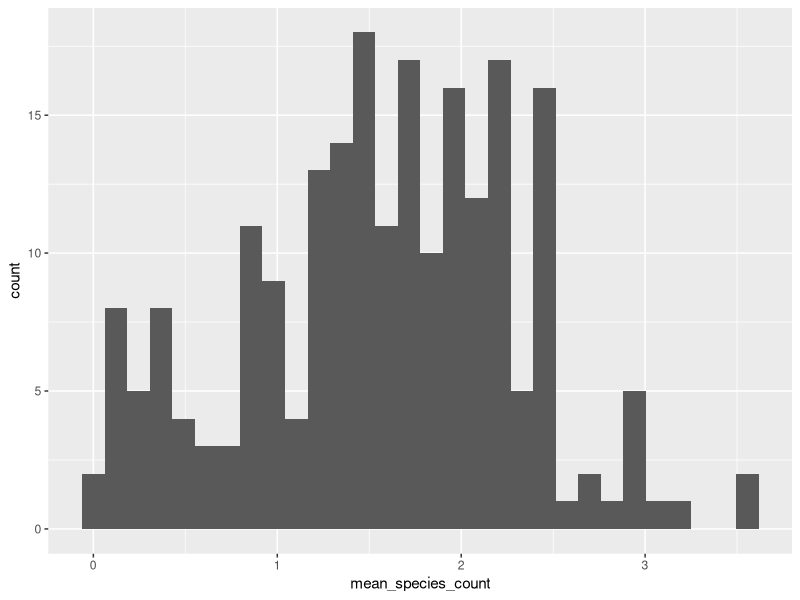
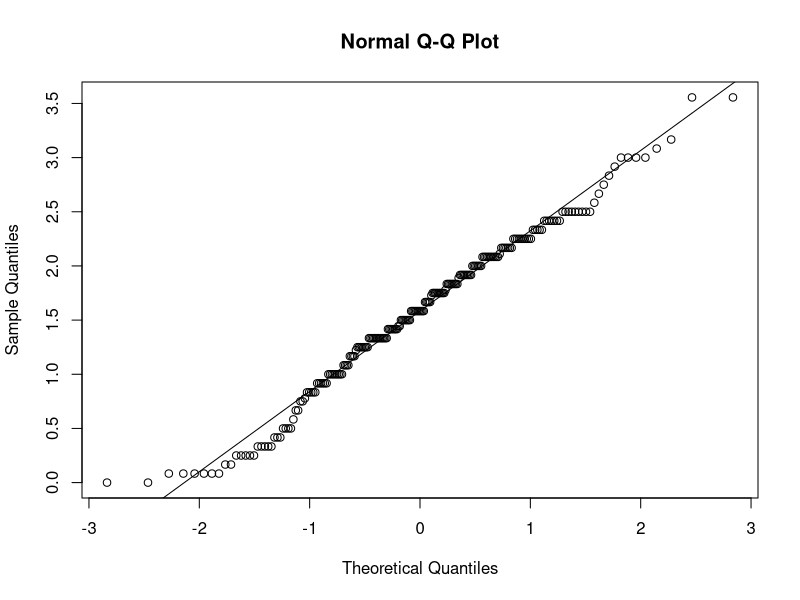
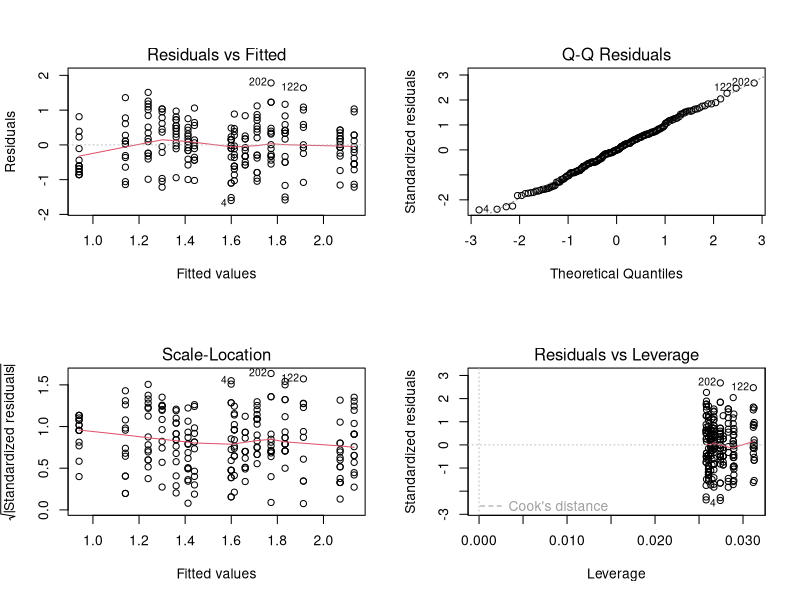
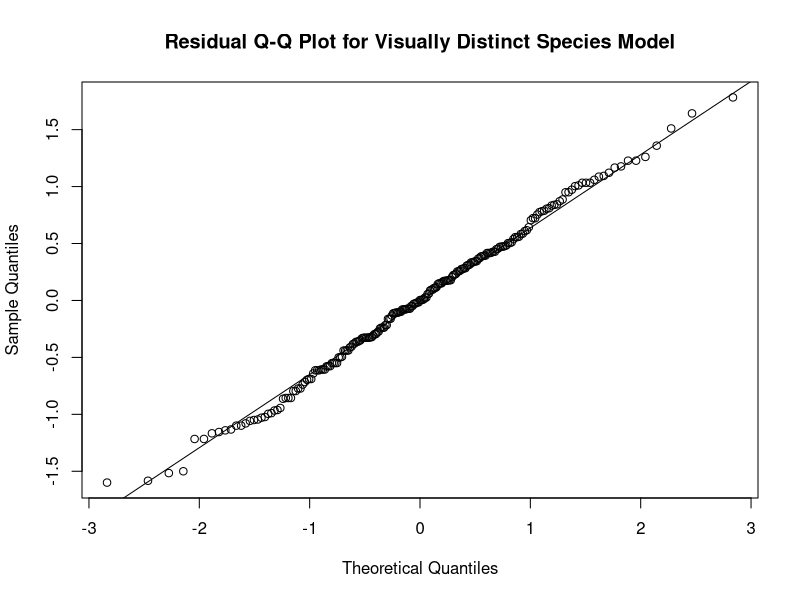
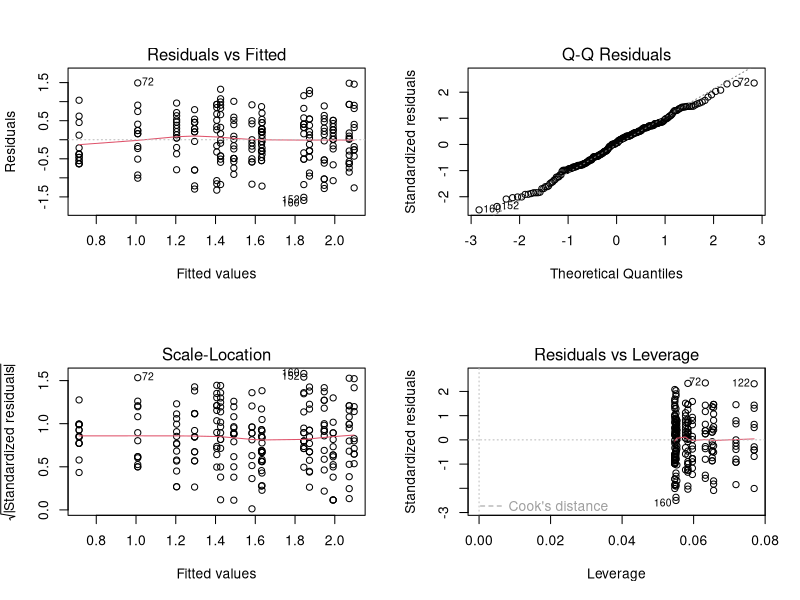
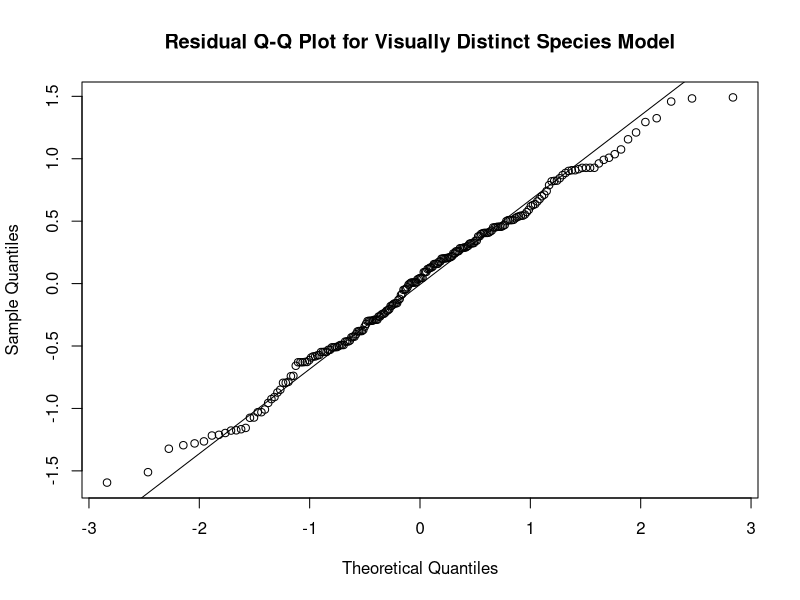
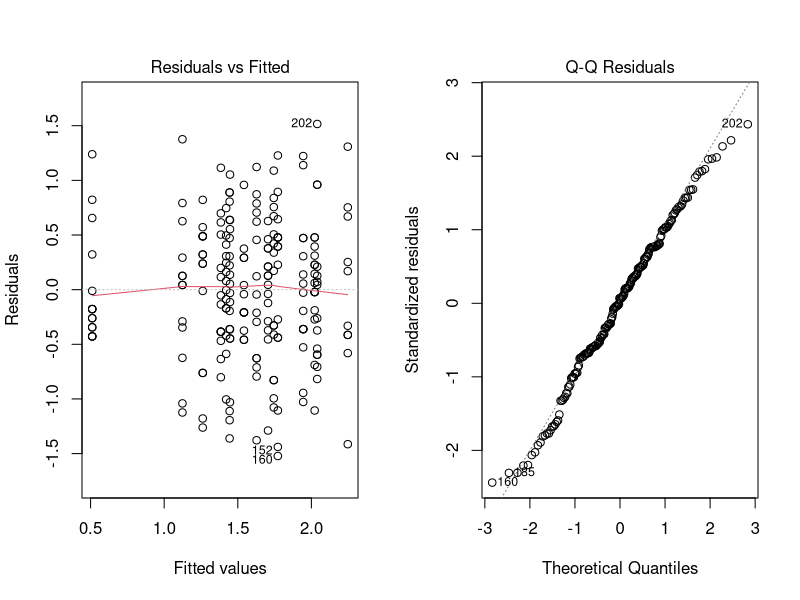
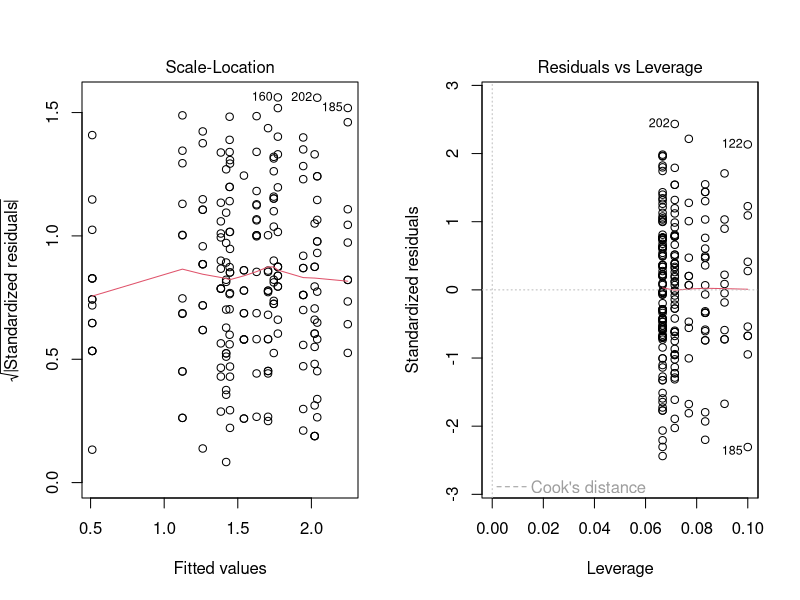

Generate these figures, in order, with R: (Note: this script raises an error after producing the figures.)
library(tidyverse)
data <- read.csv("final_data.csv")
#Histogram - roughly normal
ggplot(data, aes(x=mean_species_count)) +
  geom_histogram()
qqnorm(data$mean_species_count)
qqline(data$mean_species_count)

#factors
data$neighbourhood_name <- as.factor(data$neighbourhood_name)
data$GENUS_NAME <- as.factor(data$GENUS_NAME)
data$Road <- as.factor(data$Road)

#Let's just do an additive fixed-effect anova - variables are Road, Genus_name, and neighbourhood_name
species_linear_model_add <- lm(mean_species_count~neighbourhood_name+GENUS_NAME+Road, data = data)
anova(species_linear_model_add)
summary(species_linear_model_add)

par(mfrow=c(2,2))
plot(species_linear_model_add)
par(mfrow=c(1,1))
qqnorm(residuals(species_linear_model_add), main = "Residual Q-Q Plot for Visually Distinct Species Model")
qqline(residuals(species_linear_model_add))
#let's do an interaction model - better model
species_linear_model_inter <- lm(mean_species_count~neighbourhood_name+GENUS_NAME+Road+Road:neighbourhood_name+Road:GENUS_NAME+neighbourhood_name:GENUS_NAME, data = data)
anova(species_linear_model_inter)
par(mfrow=c(2,2))
plot(species_linear_model_inter)
anova(species_linear_model_add, species_linear_model_inter)
par(mfrow=c(1,1))
qqnorm(residuals(species_linear_model_inter), main = "Residual Q-Q Plot for Visually Distinct Species Model")
qqline(residuals(species_linear_model_inter))
summary(species_linear_model_inter)
#Final model
species_lm_full_inter <- lm(mean_species_count~neighbourhood_name*GENUS_NAME*Road, data = data)
anova(species_lm_full_inter)
summary(species_lm_full_inter)
par(mfrow=c(1,2))
plot(species_lm_full_inter)
par(mfrow=c(1,1))
qqnorm(residuals(species_lm_full_inter), main = "Residual Q-Q Plot for Visually Distinct Species Model")
qqline(residuals(species_lm_full_inter))

#Pairwise comparisons
comps_full_species <- emmeans(species_lm_full_inter, specs = ~ GENUS_NAME:Road:neighbourhood_name, adjust = "Tukey")
contrast(comps_full_species, method = "pairwise")

## Plots
###### NEED TO UPDATE COLOURS
road_neighbourhood_plot <- ggplot(data, aes(x=Road, y=mean_species_count, fill = Road)) +
  stat_summary(fun = mean, geom = "bar") +
  stat_summary(fun.data = "mean_se", geom = "errorbar", width = 0.2) +
  facet_wrap(~NEIGHBOURHOOD_NAME) +
  labs(x="Road Type",
       y="Mean Species Count Per Quadrat",
       fill = "Road Traffic Level") +
  theme_bw() +
  theme(legend.position = c(0.2,0.85),
        legend.background = element_rect(colour = "black", fill = "white", size = 0.5))
road_neighbourhood_plot
ggsave("Figures/road_neighbourhood_diversity.jpg", road_neighbourhood_plot, width = 5.5,
       height = 5.5)


### Want a paired bar graph (road and genus)
#Fagus - kits P<0.0001
#Prunus - renfrew 0.008
#Data frame for significance annotations
plot_annotations_species <- data.frame(label = c("***","***"),
                                       NEIGHBOURHOOD_NAME = c("KITSILANO", "RENFREW-COLLINGWOOD"),
                                       GENUS_NAME = c("Beech", "Cherry"), 
                                       Road = c("Residential", "Residential"),
                                       height = c(2,2.7))

road_genus_plot_species <- ggplot(final_data, 
                          aes(x=GENUS_NAME, y = mean_species_count, fill = Road)) +
  stat_summary(geom = "bar", fun = "mean", position = "dodge") +
  stat_summary(geom = "errorbar", fun.data = "mean_se", position = position_dodge(width = 0.9), width = 0.2) +
  labs(y = "'Visually disnctint taxa' per quadrat",
       x = "Tree genus", 
       fill = "Road traffic level") +
  facet_wrap(~NEIGHBOURHOOD_NAME, ncol = 1) +
  geom_text(data = plot_annotations_species, mapping = aes(x=GENUS_NAME, y = height, label = label),
            size = 6) +
  coord_cartesian(ylim = c(0,2.85))+
  theme_bw() +
  theme(legend.position = "inside",
        legend.position.inside = c(0.3,0.915),
        legend.background = element_rect(colour = "black"))
road_genus_plot_species

ggsave("Figures/road_genus_diversity.jpg", road_genus_plot, width = 5.5,
       height = 8)

#Neighbourhood plot
neighbourhood_species_plot <- ggplot(final_data, aes(x=NEIGHBOURHOOD_NAME, y = mean_species_count, fill = NEIGHBOURHOOD_NAME)) +
  geom_violin(alpha = 0.45, colour = "black") +
  geom_point(position = position_jitter(width = 0.15), alpha =0.25)+
  stat_summary(fun = "mean", geom = "point", size = 3, colour = "black")+
  scale_fill_manual(values = c("darkgreen", "lightgreen")) +
  labs(x="Neighbourhood", 
       y = "'Visually distinct taxa' per quadrat") +
  theme_bw() +
  annotate(geom = "text", label = "P = 9.138e-08 ***", x=0.9, y=3.6) +
  theme(legend.position = "none")

#Lets try to combine these plots into one
neighbourhood_spaced_plot_species <- plot_grid(neighbourhood_species_plot, NULL, ncol = 1)
neighbourhood_spaced_plot_species
combined_species_plot <- plot_grid(neighbourhood_spaced_plot_species, road_genus_plot_species,
                                  labels = c("A","B"))
combined_species_plot

ggsave("Figures/combined_species_plot.png", combined_species_plot, units = "cm", width = 18, height = 18)

#### Mean differences
data %>% 
  group_by(neighbourhood_name) %>% 
  summarize(mean = mean(mean_species_count, na.rm = TRUE),
            mean_lichen = mean(mean_lichen_cover, na.rm = TRUE))

data %>% 
  group_by(GENUS_NAME) %>% 
  summarize(mean = mean(mean_species_count, na.rm = TRUE))

####Inspect sample sizes
data %>% 
  filter(road_side != "removal") %>% 
  group_by(NEIGHBOURHOOD_NAME, GENUS_NAME, Road) %>% 
  summarize(count = n())
